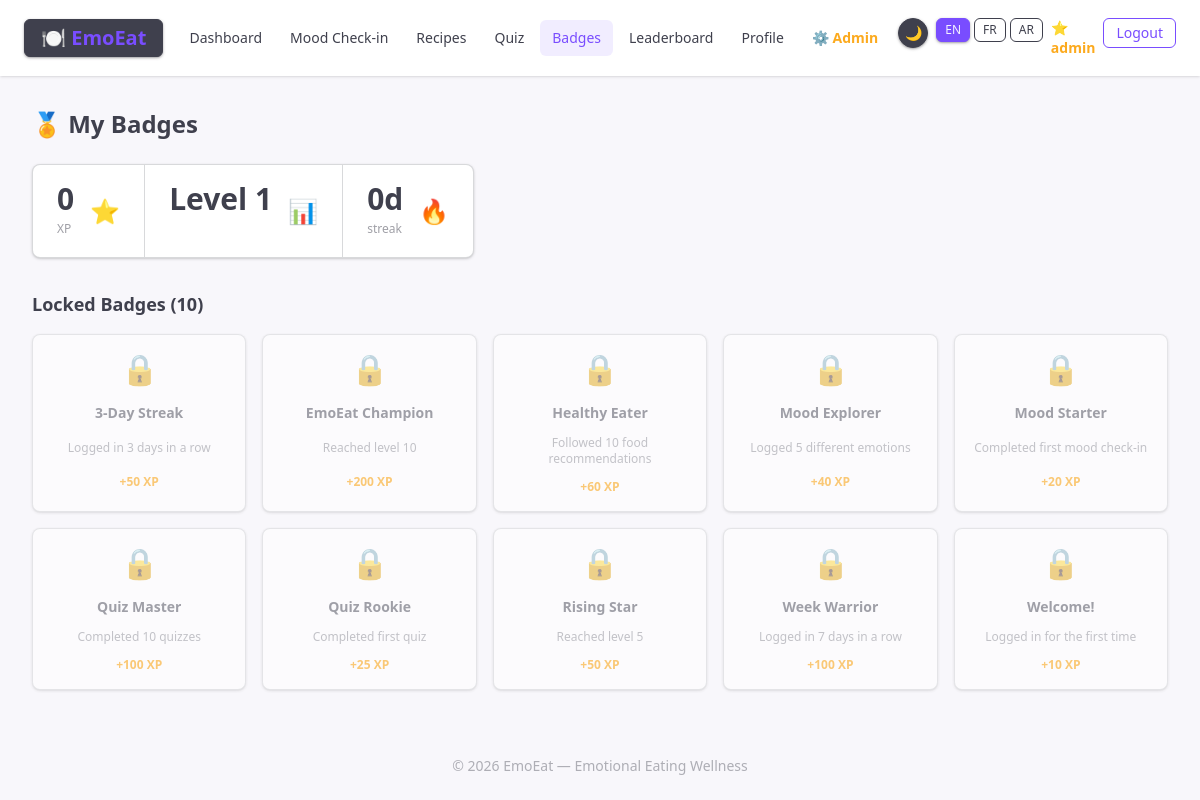
/badges (signed in), run on the app's committed database.
### tables this page shows
CREATE TABLE IF NOT EXISTS users (
    id          INT AUTO_INCREMENT PRIMARY KEY,
    username    VARCHAR(50)  NOT NULL UNIQUE,
    email       VARCHAR(120) NOT NULL UNIQUE,
    password_hash VARCHAR(255) NOT NULL,
    avatar_url  VARCHAR(255) DEFAULT NULL,
    bio         TEXT         DEFAULT NULL,
    xp          INT          NOT NULL DEFAULT 0,
    level       INT          NOT NULL DEFAULT 1,
    streak_days INT          NOT NULL DEFAULT 0,
    last_login  DATETIME     DEFAULT NULL,
    is_admin    TINYINT(1)   NOT NULL DEFAULT 0,
    created_at  DATETIME     NOT NULL DEFAULT CURRENT_TIMESTAMP,
    updated_at  DATETIME     NOT NULL DEFAULT CURRENT_TIMESTAMP ON UPDATE CURRENT_TIMESTAMP
);

CREATE TABLE IF NOT EXISTS badges (
    id          INT AUTO_INCREMENT PRIMARY KEY,
    code        VARCHAR(50)  NOT NULL UNIQUE,
    name        VARCHAR(100) NOT NULL,
    description VARCHAR(255),
    icon        VARCHAR(10)  DEFAULT '🏅',
    xp_reward   INT          NOT NULL DEFAULT 10,
    criteria    VARCHAR(255) DEFAULT NULL COMMENT 'e.g. quizzes_completed>=5'
);

### app/Core/Controller.php (called while the page is built, shortened)
<?php
abstract class Controller
{
    protected function view(string $viewName, array $data = []): void
    {
        extract($data);
        $viewFile = BASE_PATH . '/app/Views/' . str_replace('.', '/', $viewName) . '.php';
        require $viewFile;
        require BASE_PATH . '/app/Views/layouts/main.php';
    }
    protected function requireAuth(): int
    {
        return Session::userId();
    }
}

### app/Controllers/GamificationController.php (called while the page is built, shortened)
<?php
class GamificationController extends Controller
{
    public function badges(): void
    {
        $userId = $this->requireAuth();
        $user = User::find($userId);
        $locked = Badge::notEarnedByUser($userId);
        $this->view('gamification.badges', compact('user', 'earned', 'locked'));
    }
}

### app/Core/App.php (called while the page is built, shortened)
<?php
class App
{
    private static ?App $instance = null;
    private array $config;
    private Router $router;
    private function __construct(array $config)
    {
        $this->config = $config;
        $this->router = new Router();
    }
    public static function getInstance(array $config = []): self
    {
        if (self::$instance === null) {
            self::$instance = new self($config);
        }
        return self::$instance;
    }
    public function getConfig(): array
    {
        return $this->config;
    }
    private function registerRoutes(): void
    {
        $this->router->add('GET',  '/',             'Auth',           'loginForm');
        $this->router->add('GET',  '/login',        'Auth',           'loginForm');
        $this->router->add('POST', '/login',        'Auth',           'doLogin');
        $this->router->add('GET',  '/register',     'Auth',           'registerForm');
        $this->router->add('POST', '/register',     'Auth',           'doRegister');
        $this->router->add('GET',  '/logout',       'Auth',           'logout');
        $this->router->add('GET',  '/dashboard',    'Dashboard',      'index');
        $this->router->add('GET',  '/profile',      'Profile',        'index');
        $this->router->add('POST', '/profile',      'Profile',        'update');
        $this->router->add('GET',  '/checkin',      'Emotion',        'form');
        $this->router->add('POST', '/checkin',      'Emotion',        'submit');
        $this->router->add('GET',  '/recommendations', 'Recommendation', 'index');
        $this->router->add('GET',  '/quiz',         'Quiz',           'index');
        $this->router->add('POST', '/quiz/generate','Quiz',           'generate');
        $this->router->add('GET',  '/quiz/take/{id}', 'Quiz',        'take');
        $this->router->add('POST', '/quiz/submit',  'Quiz',           'submit');
        $this->router->add('GET',  '/quiz/result/{id}', 'Quiz',      'result');
        $this->router->add('GET',  '/badges',       'Gamification',   'badges');
        $this->router->add('GET',  '/leaderboard',  'Gamification',   'leaderboard');
        $this->router->add('GET',  '/lang/{locale}', 'Language',     'switchLang');
        $this->router->add('POST', '/api/quiz/generate', 'Api',      'generateQuiz');
        $this->router->add('POST', '/api/recommend',     'Api',      'recommend');
        $this->router->add('GET',  '/api/emotions',      'Api',      'emotions');
        $this->router->add('GET',  '/api/profile',       'Api',      'profile');
        $this->router->add('POST', '/api/mcp/invoke',    'Api',      'mcpInvoke');
        $this->router->add('GET',  '/admin',                'Admin', 'index');
        $this->router->add('GET',  '/admin/users',          'Admin', 'users');
        $this->router->add('GET',  '/admin/users/edit/{id}','Admin', 'userEdit');
        $this->router->add('POST', '/admin/users/edit/{id}','Admin', 'userUpdate');
        $this->router->add('POST', '/admin/users/delete/{id}','Admin','userDelete');
        $this->router->add('GET',  '/admin/llm',            'Admin', 'llmConfig');
        $this->router->add('POST', '/admin/llm',            'Admin', 'llmConfigSave');
        $this->router->add('POST', '/admin/llm/test',       'Admin', 'llmTest');
        $this->router->add('GET',  '/admin/mcp',            'Admin', 'mcpConfig');
        $this->router->add('POST', '/admin/mcp/test',       'Admin', 'mcpTest');
    }
    public function run(): void
    {
        $method = $_SERVER['REQUEST_METHOD'];
        $uri = parse_url($_SERVER['REQUEST_URI'], PHP_URL_PATH);
        $match = $this->router->match($method, $uri);
        $action = $match['action'];
        $params = $match['params'];
        $controller = new $controllerName($this->config);
        $controller->$action(...$params);
    }
}

### public/index.php (called while the page is built, shortened)
<?php
spl_autoload_register(function (string $class) {
    $prefix = 'App\\';
    $baseDir = BASE_PATH . '/app/';
    $relativeClass = substr($class, strlen($prefix));
    $file = $baseDir . str_replace('\\', '/', $relativeClass) . '.php';
});
$config = require BASE_PATH . '/app/Config/config.php';
$app = App::getInstance($config);
$app->run();

### app/Core/I18n.php (called while the page is built, shortened)
<?php
class I18n
{
    private static ?self $instance = null;
    private string $locale;
    private array  $messages = [];
    private function __construct(string $locale)
    {
        $this->locale = in_array($locale, self::SUPPORTED, true) ? $locale : 'en';
    }
    public static function getInstance(): self
    {
        if (self::$instance === null) {
            $locale = Session::get('locale', 'en');
            self::$instance = new self($locale);
        }
        return self::$instance;
    }
    public function t(string $key, mixed ...$args): string
    {
        $text = $this->messages[$key] ?? $key;
        if (!empty($args)) {
            $text = sprintf($text, ...$args);
        }
        return $text;
    }
    private function load(): void
    {
        $file = BASE_PATH . '/app/Lang/' . $this->locale . '.php';
        if (file_exists($file)) {
            $this->messages = require $file;
        }
    }
}
    function __(string $key, mixed ...$args): string
    {
        return \App\Core\I18n::getInstance()->t($key, ...$args);
    }

### app/Core/Session.php (called while the page is built, shortened)
<?php
class Session
{
    public static function isLoggedIn(): bool
    {
        return isset($_SESSION['user_id']) && $_SESSION['user_id'] > 0;
    }
    public static function userId(): int
    {
        return (int)($_SESSION['user_id'] ?? 0);
    }
}

### app/Core/Model.php (called while the page is built, shortened)
<?php
abstract class Model
{
    protected static string $table = '';
    protected static string $primaryKey = 'id';
    protected array $attributes = [];
    public function __get(string $name): mixed
    {
        return $this->attributes[$name] ?? null;
    }
    public function fill(array $data): self
    {
        foreach ($data as $key => $value) {
            $this->attributes[$key] = $value;
        }
        return $this;
    }
    protected static function pdo(): \PDO
    {
        $config = App::getInstance()->getConfig();
        return Database::getInstance($config['db'])->getPdo();
    }
    public static function find(int $id): ?static
    {
        $table = static::$table;
        $pk = static::$primaryKey;
        $stmt = static::pdo()->prepare("SELECT * FROM {$table} WHERE {$pk} = :id LIMIT 1");
        $stmt->execute([':id' => $id]);
        $row = $stmt->fetch();
        $model = new static($row);
        $model->exists = true;
        return $model;
    }
    public static function query(string $sql, array $params = []): array
    {
        $stmt = static::pdo()->prepare($sql);
        $stmt->execute($params);
        return $stmt->fetchAll();
    }
}

### app/Core/Database.php (called while the page is built, shortened)
<?php
class Database
{
    private static ?Database $instance = null;
    private \PDO $pdo;
    private function __construct(array $dbConfig)
    {
        $dsn = sprintf(
            'mysql:host=%s;port=%s;dbname=%s;charset=utf8mb4',
            $dbConfig['host'],
            $dbConfig['port'],
            $dbConfig['name']
        );
        $this->pdo = new \PDO($dsn, $dbConfig['user'], $dbConfig['pass'], [
            \PDO::ATTR_ERRMODE            => \PDO::ERRMODE_EXCEPTION,
            \PDO::ATTR_DEFAULT_FETCH_MODE => \PDO::FETCH_ASSOC,
            \PDO::ATTR_EMULATE_PREPARES   => false,
        ]);
    }
    public static function getInstance(array $dbConfig): self
    {
        if (self::$instance === null) {
            self::$instance = new self($dbConfig);
        }
        return self::$instance;
    }
    public function getPdo(): \PDO
    {
        return $this->pdo;
    }
}

### app/Models/Badge.php (called while the page is built, shortened)
<?php
class Badge extends Model
{
    public static function notEarnedByUser(int $userId): array
    {
        return self::query(
            "SELECT b.*
             FROM badges b
             WHERE b.id NOT IN (SELECT badge_id FROM user_badges WHERE user_id = :uid)
             ORDER BY b.name",
            [':uid' => $userId]
        );
    }
}

### app/Views/gamification/badges.php (the view, shortened to what this page needs)
<div>
    <h1 class="text-2xl font-bold mb-6"><?= __('badges_heading') ?></h1>
    <div class="stats stats-border mb-8">
        <div class="stat">
            <div class="stat-figure text-2xl">⭐</div>
            <div class="stat-value"><?= (int)$user->xp ?></div>
            <div class="stat-desc">XP</div>
        </div>
        <div class="stat">
            <div class="stat-figure text-2xl">📊</div>
            <div class="stat-value">Level <?= (int)$user->level ?></div>
        </div>
        <div class="stat">
            <div class="stat-figure text-2xl">🔥</div>
            <div class="stat-value"><?= (int)$user->streak_days ?>d</div>
            <div class="stat-desc">streak</div>
        </div>
    </div>
    <?php if (!empty($locked)): ?>
    <div>
        <h2 class="text-lg font-bold mb-4"><?= __('badges_locked', count($locked)) ?></h2>
        <div class="grid grid-cols-2 sm:grid-cols-3 md:grid-cols-5 gap-4">
            <?php foreach ($locked as $badge): ?>
            <div class="card card-border bg-base-100 opacity-60">
                <div class="card-body items-center text-center p-4">
                    <span class="text-3xl">🔒</span>
                    <p class="font-bold text-sm mt-2"><?= htmlspecialchars($badge['name']) ?></p>
                    <p class="text-xs text-base-content/50 mt-1"><?= htmlspecialchars($badge['description'] ?? '') ?></p>
                    <p class="text-xs text-warning font-semibold mt-1">+<?= (int)$badge['xp_reward'] ?> XP</p>
                </div>
            </div>
            <?php endforeach; ?>
        </div>
    </div>
    <?php endif; ?>
</div>

### data on the page
users: xp "0", level "1", streak_days "0"
badges: name "3-Day Streak", description "Logged in 3 days in a row", xp_reward "50"
badges: name "EmoEat Champion", description "Reached level 10", xp_reward "200"
badges: name "Healthy Eater", description "Followed 10 food recommendations", xp_reward "60"
badges: name "Mood Explorer", description "Logged 5 different emotions", xp_reward "40"
badges: name "Mood Starter", description "Completed first mood check-in", xp_reward "20"
badges: name "Quiz Master", description "Completed 10 quizzes", xp_reward "100"
badges: name "Quiz Rookie", description "Completed first quiz", xp_reward "25"
badges: name "Rising Star", description "Reached level 5", xp_reward "50"
badges: name "Week Warrior", description "Logged in 7 days in a row", xp_reward "100"
badges: name "Welcome!", description "Logged in for the first time", xp_reward "10"

### other printed values
__('nav_dashboard') "Dashboard"
__('nav_checkin') "Mood Check-in"
__('nav_recipes') "Recipes"
__('nav_quiz') "Quiz"
__('nav_badges') "Badges"
__('nav_leaderboard') "Leaderboard"
__('nav_profile') "Profile"
__('nav_logout') "Logout"
__('badges_heading') "🏅 My Badges"
__('badges_locked', count($locked)) "Locked Badges (10)"
